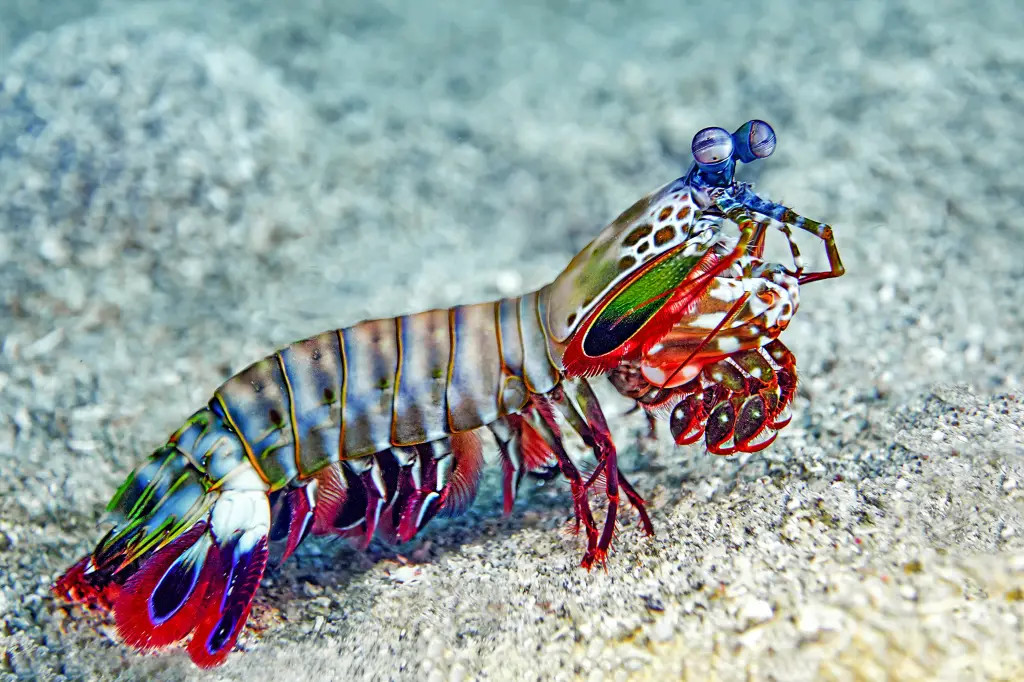
%> input picture portal 2 panel transition effect/test_image.jpg, 1024 x 682 px
$ octave animated_panel_effect_test.m   (GNU Octave 9; MATLAB toolbox functions it lacks are replaced by stand-ins)
%> lines starting %> are read from the running program, lines starting %| are printed output that depends on the picture
format compact
clear
clc
%close all
clf reset

%warning('off','all')

record_video = false;

flip_frame_length = 22;

if record_video == true
    v = VideoWriter("panel transition test", 'MPEG-4');
    v.FrameRate = 30;
    open(v);
end

img_full = imread("test_image.jpg");
%> img_full is the input picture: size 682x1024x3 uint8; mean R, G, B 152.2, 163, 161.9
img_full = flip(img_full);
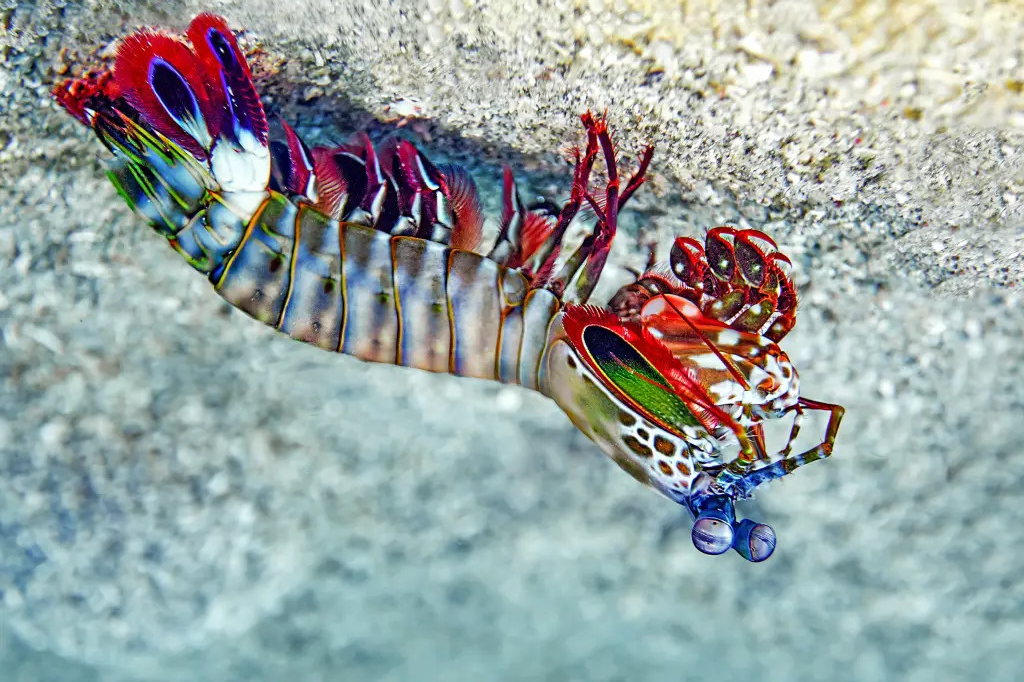
%> img_full: size 682x1024x3 uint8; mean R, G, B 152.2, 163, 161.9; mean of the top-left, top-right, bottom-left and bottom-right quarters 132.7, 171.8, 169.1, 162.6
[img_x,img_z] = meshgrid(1:width(img_full), 1:height(img_full));
img_y = ones(height(img_x),width(img_x));

img_background = uint8(zeros(height(img_z),width(img_z),3));
img_green = img_background;
img_green(:,:,2) = uint8(255*ones(height(img_z),width(img_z)));
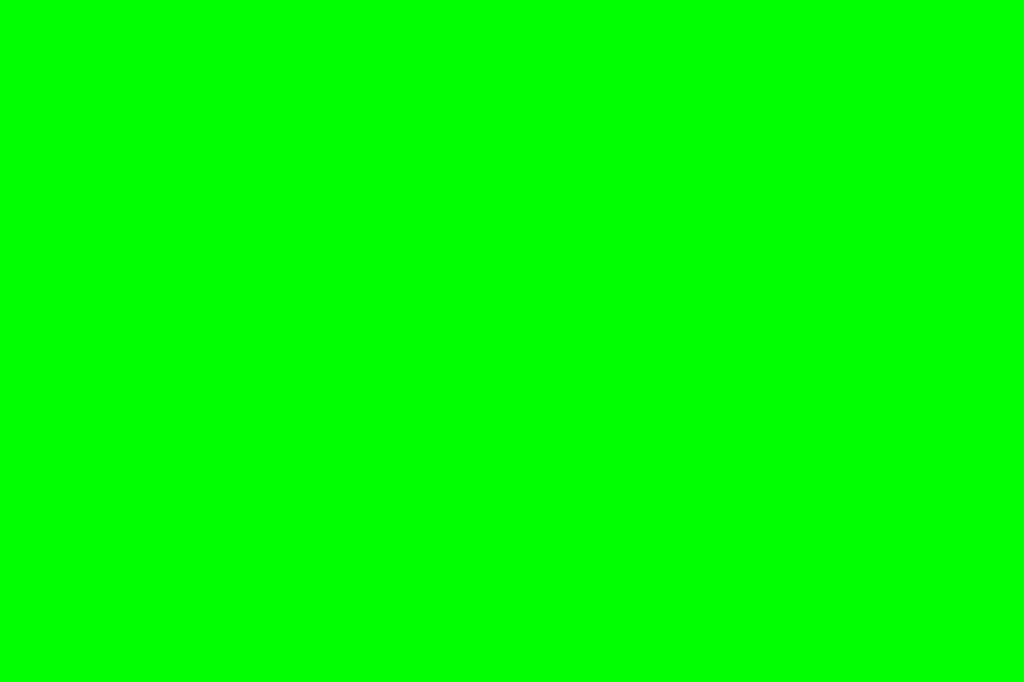
%> img_green: size 682x1024x3 uint8; mean R, G, B 0, 255, 0

panel_cellwidth = 70; %pixels
panel_xedges = -panel_cellwidth+1 : panel_cellwidth : width(img_full) + panel_cellwidth*0.1;
panel_zedges = -panel_cellwidth+1 : panel_cellwidth : height(img_full) + panel_cellwidth*0.1;

for n=1:length(panel_zedges)-1
    for m=1:length(panel_xedges)-1
        panel_centercoords(n,m,:) = [mean([panel_zedges(n),panel_zedges(n+1)]), mean([panel_xedges(m),panel_xedges(m+1)])];
    end
end

x_lin = img_x(1,1:end);
%> x_lin = 1024 values from 1 to 1024
z_lin = img_z(1:end,1).';
%> z_lin = 682 values from 1 to 682

maxwait = max([length(panel_zedges)-1, length(panel_xedges)-1]);
%> maxwait = 15

%panel rotation PID control
PID_time = 1:flip_frame_length;
k = 0.5;
numerator = [1,k];
denominator = [3,1.5,k];
sys = tf(numerator,denominator);
[stepsys,time]=step(sys, flip_frame_length);
stepsys = stepsys.*180;
time = time+2;
PID_theta = interp1(time,stepsys,PID_time,"linear");
PID_theta = PID_theta;
PID_theta(end) = 180;
PID_theta(1) = 0;
PID_theta(2) = mean([PID_theta(1),PID_theta(3)]);

%rotation_theta_seq = linspace(0,180,flip_frame_length);
rotation_theta_seq = PID_theta;
rotation_theta_seq = [rotation_theta_seq, repelem(180,maxwait+flip_frame_length) , 180-rotation_theta_seq];
animation_frames = round(length(rotation_theta_seq)*1.4);
%> animation_frames = 113

%generate rotation sequence per frame
panel_rotation_sequence = zeros(length(panel_zedges)-1, length(panel_xedges)-1, animation_frames);
ind_xlim=0;
ind_zlim=0;
diag_prev=[];
for ind_frame = 1:animation_frames
    %diag_pattern = zeros(ind_zlim, ind_xlim);
    for n = 1:length(panel_zedges)-1
        for m = 1:length(panel_xedges)-1
            diag_pattern(n, m) = max(0, ind_zlim - (n + m - 2));
            if diag_pattern(n, m) > length(rotation_theta_seq)
                diag_pattern(n, m) = length(rotation_theta_seq);
            end
        end
    end

    diag_pattern = fliplr(flipud(diag_pattern));

    for n = 1:length(panel_zedges)-1
        for m = 1:length(panel_xedges)-1
            if diag_pattern(n,m) > 0
                panel_rotation_sequence(n,m,ind_frame) = rotation_theta_seq(diag_pattern(n,m));
            end
        end
    end

    ind_zlim = ind_zlim+1;
    ind_xlim = ind_xlim+1;
end
%> after the loop, ind_xlim = 113; ind_zlim = 113


normal_vec = [0,0,1];
max_x_prev = 0;
max_z_prev = 0;
for ind_frame = 1:animation_frames


    scatter(nan,nan) %clear screen

    hold on
    grid on

    %find a specific panel set and draw it
    for n=1:length(panel_zedges)-1
        for m=1:length(panel_xedges)-1

            theta_desired = panel_rotation_sequence(n,m,ind_frame); %degrees
            if theta_desired ~=0 && theta_desired ~= 180
                theta_desired = theta_desired + rand()*5;
            end

            %find bounding indexes for panel
            [~,ind_xlower] = min(abs(x_lin-panel_xedges(m)));
            [~,ind_xupper] = min(abs(x_lin-panel_xedges(m+1)));
            [~,ind_zlower] = min(abs(z_lin-panel_xedges(n)));
            [~,ind_zupper] = min(abs(z_lin-panel_xedges(n+1)));

            panel_x = img_x(ind_zlower:ind_zupper,ind_xlower:ind_xupper) - panel_centercoords(n,m,2);
            panel_y = -1 .* ones(length(ind_zlower:ind_zupper), length(ind_xlower:ind_xupper));
            panel_z = img_z(ind_zlower:ind_zupper,ind_xlower:ind_xupper) - panel_centercoords(n,m,1);

            panel_img = img_full(ind_zlower:ind_zupper, ind_xlower:ind_xupper,:);
            panel_img = fliplr(panel_img);

            panel_y_green = zeros(length(ind_zlower:ind_zupper), length(ind_xlower:ind_xupper));
            panel_img_green = img_green(ind_zlower:ind_zupper, ind_xlower:ind_xupper,:);
            panel_img_background = img_background(ind_zlower:ind_zupper, ind_xlower:ind_xupper,:);

            if ind_frame == 1
                %find image limits

                if ind_zupper > max_z_prev
                    max_z_prev = ind_zupper;
                end
                if ind_xupper > max_x_prev
                    max_x_prev = ind_xupper;
                end
            end

%> (the run ends here)
